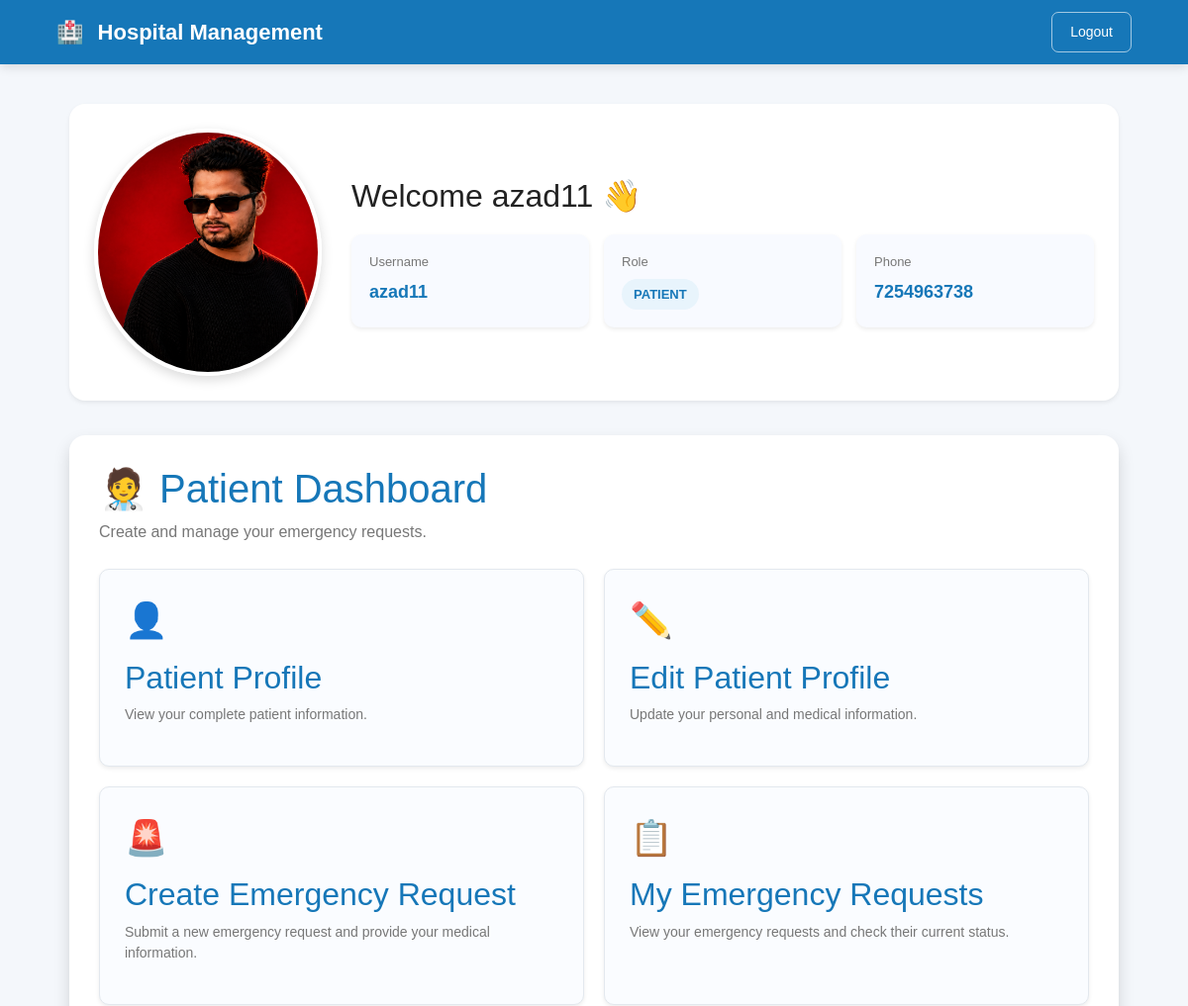
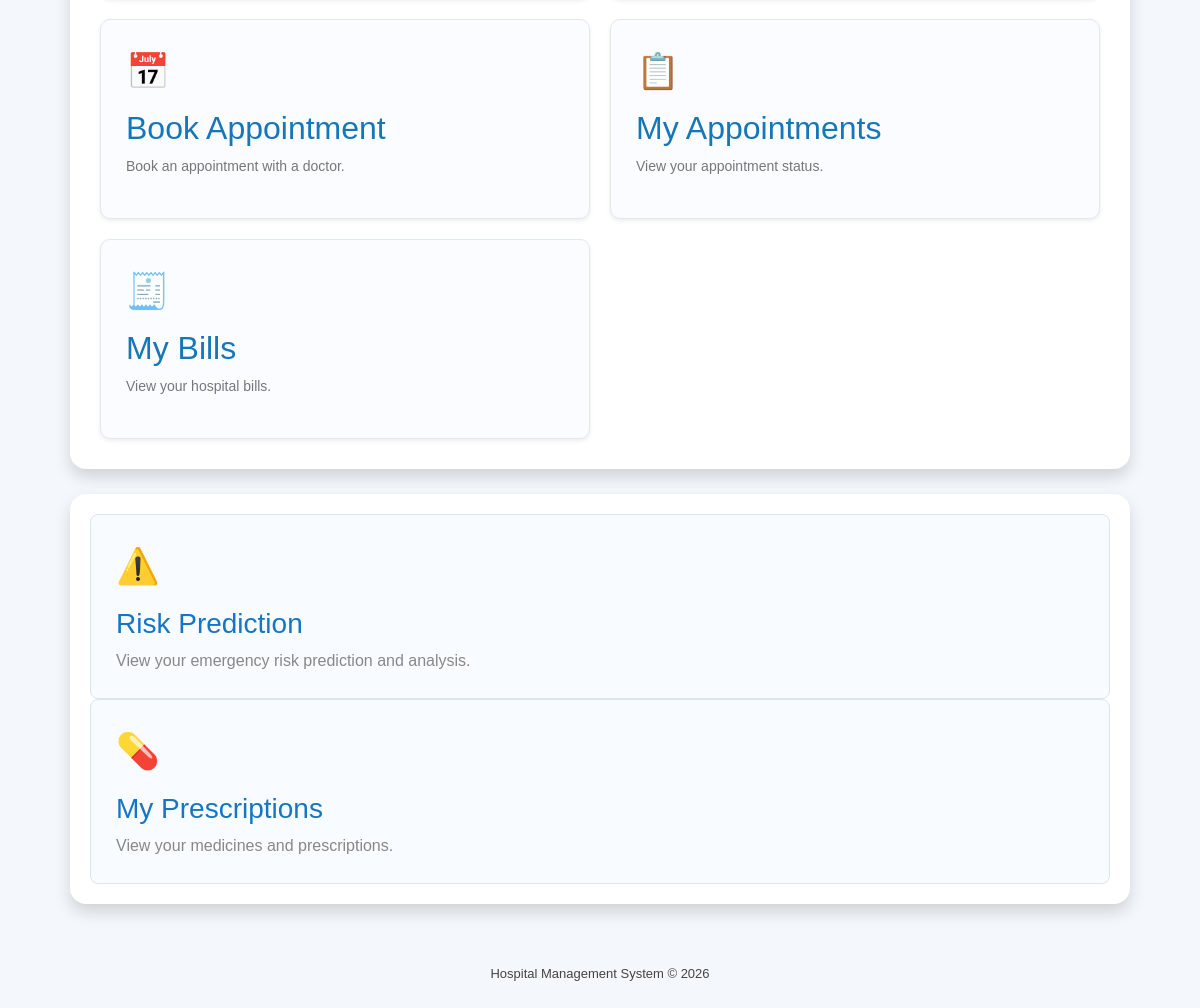
Screenshot of /dashboard/ (signed in) with the database file from the repository (2 pictures, top to bottom).
### patients/models.py (models this page shows, shortened)
class PatientProfile(models.Model):
    user = models.OneToOneField(User,related_name='patient_profile',on_delete=models.CASCADE)
    patient_name = models.CharField(max_length=100)
    date_of_birth = models.DateField(null=True,blank=True)
    gender = models.CharField(max_length=15,choices=GENDER_CHOICES,blank=True)
    phone_num = models.PositiveBigIntegerField(max_length=17,unique=True)
    image = models.ImageField(upload_to='patients/',blank=True,null=True)
    blood_group = models.CharField(max_length=15,choices=BLOOD_GROUP,blank=True)
    address = models.TextField(blank=True)
    medical_conditions = models.CharField(max_length=100, blank=True)
    emergency_contact = models.PositiveBigIntegerField(max_length=17,unique=True)
    created_at = models.DateTimeField(auto_now_add=True)

### accounts/models.py (models this page shows, shortened)
class UserProfile(models.Model):
    UserName = models.CharField(max_length=50,blank=True)
    Role = models.CharField(max_length=50,choices=ROLE_CHOISE)
    Phone = models.CharField(max_length=17,unique=True)
    Gender = models.CharField(max_length=50,choices=GENDER)
    DOB = models.DateField(null=True,blank=True)
    image = models.ImageField(upload_to='admins/',blank=True,null=True)
    Last_seen = models.DateTimeField(null=True, blank=True)
    Created_at = models.DateTimeField(auto_now_add=True)
    user = models.OneToOneField(User,related_name='profile',on_delete=models.CASCADE)

### accounts/views.py (the view)
# urls.py: path('dashboard/',views.dashboard,name='dashboard'),
@login_required
def dashboard(request):
    if not request.user.is_authenticated:
        return redirect('login')
    profile = request.user.profile
    doctor_profile_exists = False
    doctor = None
    patient = None
    if profile.Role == 'DOCTOR':
        doctor_profile_exists = hasattr(request.user, 'doctor_profile')
        if doctor_profile_exists:
            doctor = request.user.doctor_profile
    if profile.Role == 'PATIENT':
        patient = getattr(request.user, 'patient_profile', None)
    hospital_count = 0
    doctor_count = 0
    patient_count = 0
    hospital_count = 0
    online_doctor_count = 0
    if profile.Role == 'HOSPITAL_ADMIN':
         hospital_count = Hospital.objects.count()
         doctor_count = DoctorProfile.objects.count()
         patient_count = PatientProfile.objects.count()
         five_minutes_ago = timezone.now() - timedelta(minutes=5)
         online_doctor_count = DoctorProfile.objects.filter(user__profile__Last_seen__gte=five_minutes_ago).count()
    return render(request,'account/dashboard.html',
                  {'profile': profile,
                   'doctor_profile_exists': doctor_profile_exists,
                   'hospital_count': hospital_count,
                   'doctor': doctor,'patient': patient,
                   'doctor_count':doctor_count,
                   'patient_count':patient_count,
                   'online_doctor_count':online_doctor_count,
                   'doctor':doctor,
                   'patient':patient
                   })

### templates/account/dashboard.html (shortened to what this page needs)
<!DOCTYPE html>
<html lang="en">
<head>
    <link href="https://cdn.jsdelivr.net/npm/bootstrap@5.3.8/dist/css/bootstrap.min.css" rel="stylesheet">
</head>
<body>
    <nav class="navbar navbar-expand-lg navbar-dark">
        <div class="container-fluid">
            <div class="logo">
                <span>🏥</span>
                Hospital Management
            </div>
            <a href="{% url 'logout' %}" class="logout btn btn-outline-light btn-sm">Logout</a>
        </div>
    </nav>
    <div class="main-container">
        <div class="welcome shadow-sm rounded-4">
            {% if profile.Role == 'DOCTOR' and doctor and doctor.image %}
            <img src="{{ doctor.image.url }}" alt="Doctor" class="doctor-welcome-img img-fluid">
            {% elif profile.Role == 'PATIENT' and patient and patient.image %}
            <img src="{{ patient.image.url }}" alt="Patient" class="doctor-welcome-img img-fluid">
            {% endif %}
            <div class="welcome-content">
                <h1>
                    Welcome
                    {% if request.user.first_name %}
                    {{ request.user.first_name }}
                    {% else %}
                    {{ request.user.username }}
                    {% endif %}
                    👋
                </h1>
                <div class="user-info">
                    <div class="info-card shadow-sm">
                        <div class="label">
                            Username
                        </div>
                        <div class="value">
                            {{ request.user.username }}
                        </div>
                    </div>
                    <div class="info-card shadow-sm">
                        <div class="label">
                            Role
                        </div>
                        <div class="value">
                            <span class="role-badge">
                                {{ profile.Role }}
                            </span>
                        </div>
                    </div>
                    <div class="info-card shadow-sm">
                        <div class="label">
                            Phone
                        </div>
                        <div class="value">
                            {{ profile.Phone }}
                        </div>
                    </div>
                </div>
            </div>
        </div>
        {% if profile.Role == 'PATIENT' %}
        <div class="dashboard-card shadow rounded-4">
            <h2>🧑‍⚕️ Patient Dashboard</h2>
            <p>Create and manage your emergency requests.</p>
            <div class="actions">
                <a href="{% url 'patient_profile_view' %}" class="action-card shadow-sm">
                    <div class="action-icon">👤</div>
                    <h3>Patient Profile</h3>
                    <p>View your complete patient information.</p>
                </a>
                {% if patient %}
                <a href="{% url 'patient_profile_edit' %}" class="action-card shadow-sm">
                    <div class="action-icon">
                        ✏️
                    </div>
                    <h3>Edit Patient Profile</h3>
                    <p>Update your personal and medical information.</p>
                </a>
                {% endif %}
                <a href="{% url 'emergency_create' %}" class="action-card shadow-sm">
                    <div class="action-icon">
                        🚨
                    </div>
                    <h3>Create Emergency Request</h3>
                    <p>Submit a new emergency request and provide your medical information.</p>
                </a>
                <a href="{% url 'emergency_list' %}" class="action-card shadow-sm">
                    <div class="action-icon">
                        📋
                    </div>
                    <h3>My Emergency Requests</h3>
                    <p>View your emergency requests and check their current status.</p>
                </a>
                <a href="{% url 'create_appointment' %}" class="action-card shadow-sm">
                    <div class="action-icon">📅</div>
                    <h3>Book Appointment</h3>
                    <p>Book an appointment with a doctor.</p>
                </a>
                <a href="{% url 'appointment_list' %}" class="action-card shadow-sm">
                    <div class="action-icon">📋</div>
                    <h3>My Appointments</h3>
                    <p>View your appointment status.</p>
                </a>
                <a href="{% url 'bill_list' %}" class="action-card shadow-sm">
                    <div class="action-icon">🧾</div>
                    <h3>My Bills</h3>
                    <p>
                        View your hospital bills.
                    </p>
                </a>
            </div>
        </div>
        <div class="dashboard-card shadow rounded-4 risk-container">
            <a href="{% url 'risk_prediction_list' %}" class="risk-action-card">
                <div class="action-icon risk-icon">
                    ⚠️
                </div>
                <div class="action-content">
                    <h3>Risk Prediction</h3>
                    <p>View your emergency risk prediction and analysis.</p>
                </div>
            </a>
            <a href="{% url 'prescription_list' %}" class="risk-action-card">
                <div class="action-icon prescription-icon">
                    💊
                </div>
                <div class="action-content">
                    <h3>My Prescriptions</h3>
                    <p>View your medicines and prescriptions.</p>
                </div>
            </a>
        </div>
        {% endif %}
        <div class="footer">
            Hospital Management System © 2026
        </div>
    </div>
</body>
</html>

### templates/account/dashboard.html (style rules this page uses)
* { margin: 0; padding: 0; box-sizing: border-box; font-family: Arial, sans-serif; }
body { background: #f4f7fb; color: #222; }
.navbar { min-height: 65px; background: #1677b8; color: white; padding: 0 45px; box-shadow: 0 3px 10px rgba(0, 0, 0, 0.12); }
.logo { font-size: 22px; font-weight: bold; }
.logo span { margin-right: 8px; }
.logout { color: white; text-decoration: none; padding: 9px 18px; border: 1px solid rgba(255, 255, 255, 0.6); border-radius: 7px; transition: 0.3s; }
.main-container { max-width: 1100px; margin: 40px auto; padding: 0 20px; }
.welcome { background: white; padding: 25px; border-radius: 14px; box-shadow: 0 5px 20px rgba(0, 0, 0, 0.07); display: flex; align-items: center; gap: 30px; margin-bottom: 35px; }
.doctor-welcome-img { width: 230px; height: 250px; border-radius: 50%; object-fit: cover; border: 4px solid white; box-shadow: 0 4px 12px rgba(0, 0, 0, .15); flex-shrink: 0; }
.welcome-content { flex: 1; }
.welcome h1 { color: #222; font-size: 32px; margin-bottom: 20px; }
.user-info { display: grid; grid-template-columns: repeat(3, 1fr); gap: 15px; }
.info-card { background: #f8faff; padding: 18px; border-radius: 10px; }
.info-card .label { color: #777; font-size: 13px; margin-bottom: 7px; }
.info-card .value { font-size: 18px; font-weight: bold; color: #1677b8; }
.dashboard-card { background: white; padding: 30px; border-radius: 14px; box-shadow: 0 5px 25px rgba(0, 0, 0, 0.08); margin-bottom: 25px; }
.dashboard-card h2 { color: #1677b8; font-size: 40px; margin-bottom: 8px; }
.dashboard-card>p { color: #777; margin-bottom: 25px; }
.risk-container { margin-top: 20px; padding: 20px; }
.risk-action-card { display: block; width: 100%; min-height: 175px; padding: 25px; border: 1px solid #dbe5ef; border-radius: 8px; background: #f8fbff; text-decoration: none; box-sizing: border-box; }
.risk-action-card .action-icon { font-size: 35px; margin-bottom: 15px; }
.risk-action-card h3 { color: #1676c4; margin: 0 0 8px; font-size: 28px; }
.risk-action-card p { color: #888; margin: 0; }
.actions { display: grid; grid-template-columns: repeat(2, 1fr); gap: 20px; }
.action-card { border: 1px solid #e3e8ee; padding: 25px; border-radius: 10px; text-decoration: none; color: #222; transition: 0.3s; background: #fafcff; }
.action-icon { font-size: 35px; margin-bottom: 12px; }
.action-card h3 { margin-bottom: 8px; color: #1677b8; }
.action-card p { color: #777; font-size: 14px; }
.role-badge { display: inline-block; background: #e8f4fc; color: #1677b8; padding: 6px 12px; border-radius: 20px; font-size: 13px; font-weight: bold; }
h3 { margin: 10px 0; color: #123b70; font-size: 32px; }
p { color: #777; font-size: 16px; }
.footer { text-align: center; margin-top: 40px; padding: 20px; color: #454444; font-size: 13px; }

### rows the page displays
PatientProfile: image (picture)
UserProfile: Role "PATIENT", Phone "7254963738"

### other values shown
{{ request.user.username }} "azad11"
